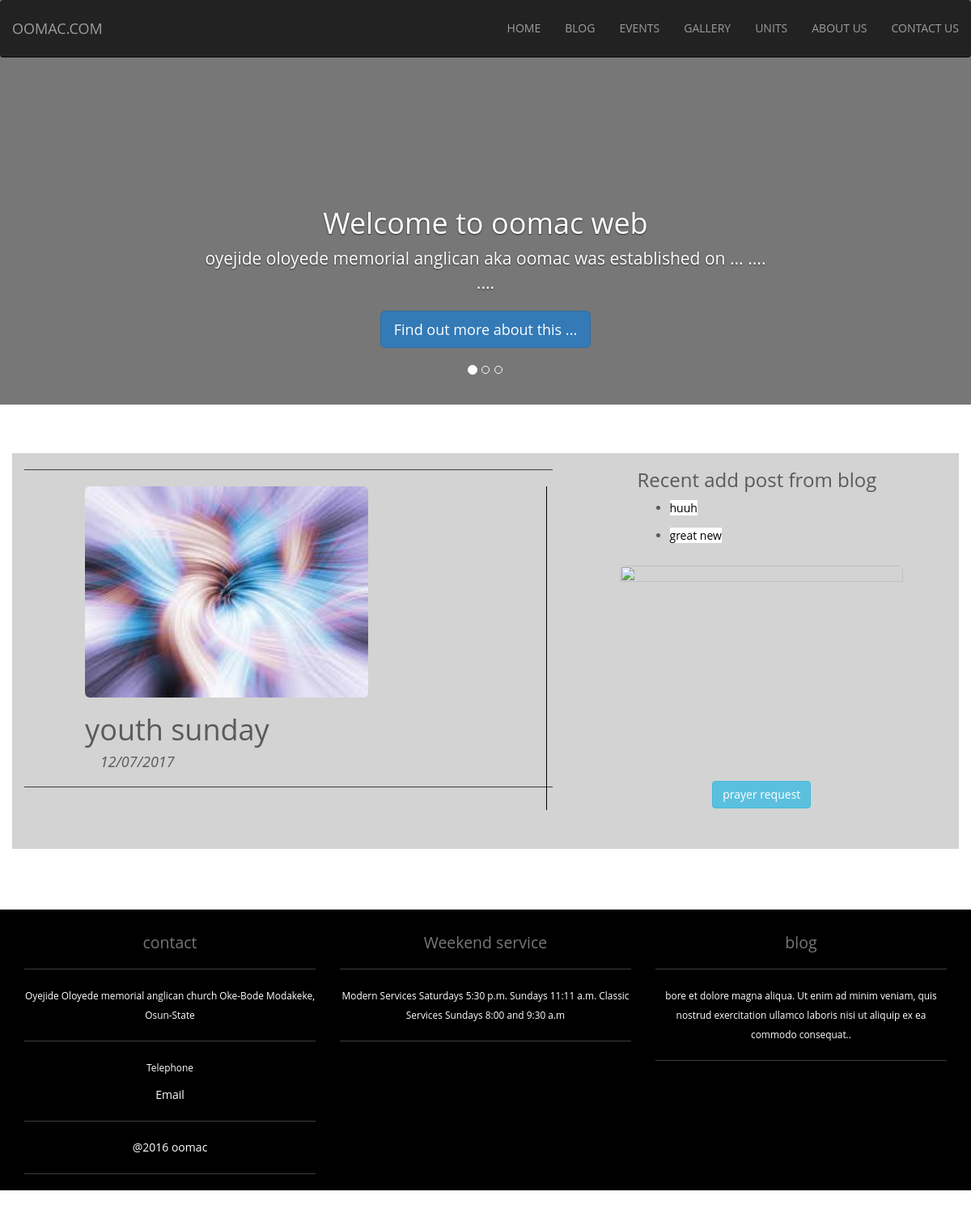
/event.php, run on the app's committed database.
### tables this page shows
CREATE TABLE `event` (
  `id` int(11) NOT NULL,
  `event_name` varchar(200) NOT NULL,
  `event_details` text NOT NULL,
  `event_picture` varchar(50) NOT NULL,
  `date` varchar(20) NOT NULL
);

CREATE TABLE `blog` (
  `blog_id` int(11) NOT NULL,
  `post_title` varchar(200) NOT NULL,
  `post_content` text NOT NULL,
  `post_date` datetime NOT NULL,
  `post_author` varchar(50) NOT NULL,
  `blog_image` varchar(50) DEFAULT NULL
);

### include/function.php (called while the page is built, shortened)
<?php
function check($string){
    $string  = htmlspecialchars($string);
    $string = strip_tags($string);
    $string = trim($string);
    $string = stripslashes($string);
    return $string;
}
?>

### event.php (the view, shortened to what this page needs)
<?php
require_once "include/function.php";
?>
<div class="container" style="background-color: lightgray">
    <div class="row">
        <div class="col-md-7">
            <?php require_once ("include/dbconfig.php");
            $link = mysqli_connect($host, $userdb, $passdb, $datadb) or die("could not connect to database");
            $sql = "SELECT * FROM event ORDER BY id DESC";
            $result = mysqli_query($link, $sql) or die("could not execute query");
            while($row=mysqli_fetch_array($result))
            {
                ?>
            <hr><div>
                <img src="uploaded_image/event/<?php echo $row['event_picture'] ?>" class="img-responsive img-rounded event_margin" width="350" height="350" >
                <h1 class="event_margin"><?php echo check($row['event_name'])?></h1>
                <h4 class="event_margin"> <span class="glyphicon glyphicon-calendar"></span> <em><?php echo check($row['date'])?></em></h4>
            </div>
                <?php
            }
            ?>
            <hr>
        </div>
        <div class="col-md-5">
            <h3 class="event_margin">Recent add post from blog</h3>
                <?php
                $res = mysqli_query($link, "SELECT post_title FROM blog ORDER BY blog_id DESC LIMIT 10");
                while ($row1=mysqli_fetch_array($res)){
                    $blog= check($row1['post_title']);
                    echo '<ul class="event_margin blog"><li><a href="blog/">'.$blog.'</a></li></ul>';
                } ?>
            <?php require_once "include/prayer_frm.php"?>
        </div>
    </div>
</div>
</body>
</html>

### css/style.css (style rules this page uses)
.event_margin { margin-left: 75px; }
.blog a:link { color:black; background-color:white; }
body { color: #666; font: 14px/24px "Open Sans", "HelveticaNeue-Light", "Helvetica Neue Light", "Helvetica Neue", Helvetica, Arial, "Lucida Grande", Sans-Serif; }

### css/carousel.css (style rules this page uses)
body { padding-bottom: 40px; color: #5a5a5a; }
.navbar-wrapper { position: absolute; top: 0; right: 0; left: 0; z-index: 20; }
.navbar-wrapper > .container { padding-right: 0; padding-left: 0; }
.navbar-wrapper .navbar { padding-right: 15px; padding-left: 15px; }
.carousel { height: 500px; margin-bottom: 60px; }
.carousel-caption { z-index: 10; }
.carousel .item { height: 500px; background-color: #777; }
.carousel-inner > .item > img { position: absolute; top: 0; left: 0; min-width: 100%; height: 500px; }
@media (min-width: 768px) { .navbar-wrapper { margin-top: 20px; } }
@media (min-width: 768px) { .navbar-wrapper .container { padding-right: 15px; padding-left: 15px; } }
@media (min-width: 768px) { .navbar-wrapper .navbar { padding-right: 0; padding-left: 0; } }
@media (min-width: 768px) { .navbar-wrapper .navbar { border-radius: 4px; } }
@media (min-width: 768px) { .carousel-caption p { margin-bottom: 20px; font-size: 21px; line-height: 1.4; } }

### data on the page
event: event_picture (picture), event_name "youth sunday", date "12/07/2017"
blog: post_title "huuh"
blog: post_title "great new"
